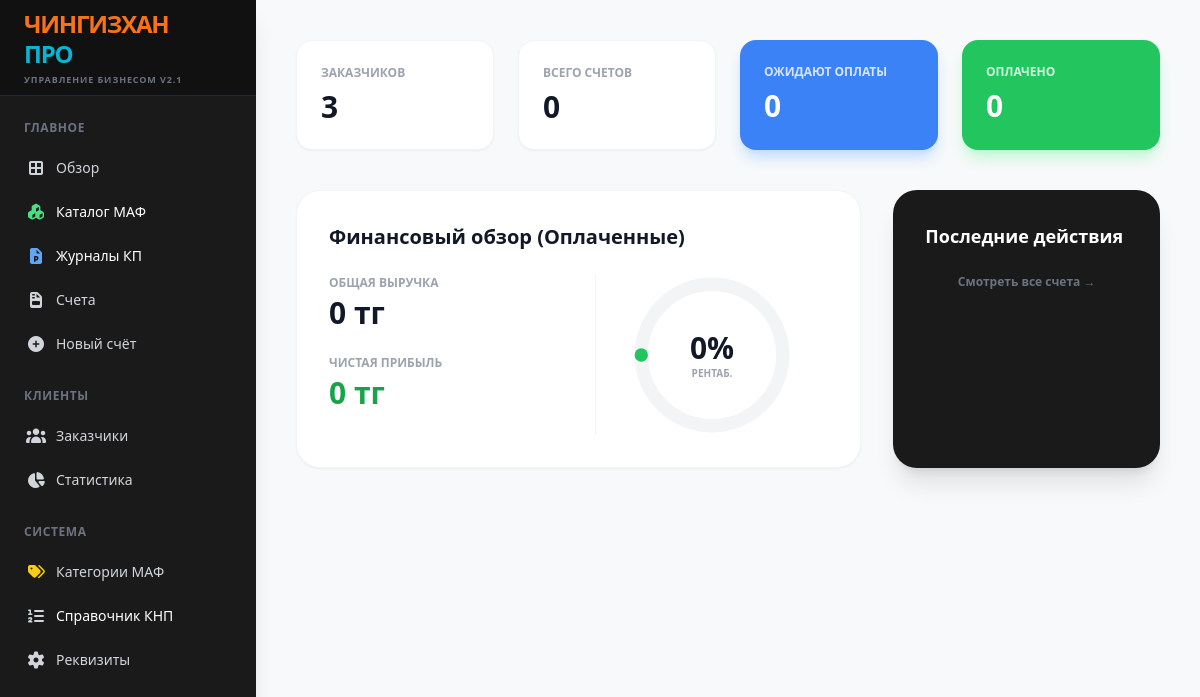
Before: / with the older database file.
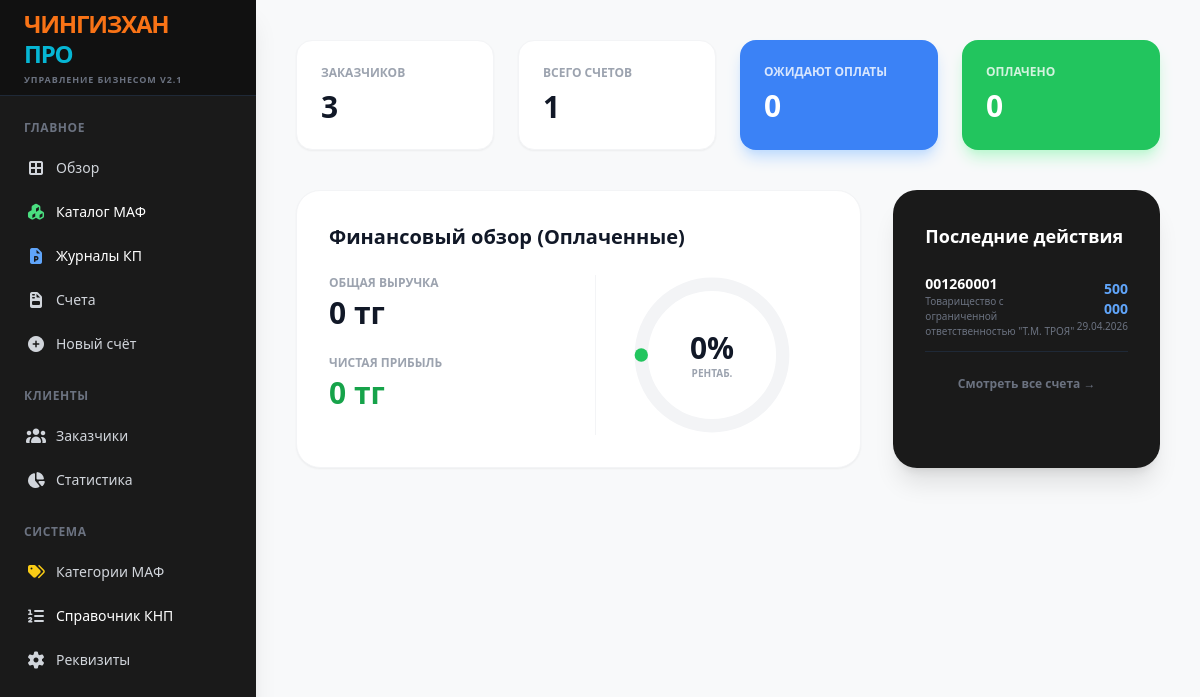
After: the same page with the newer database file.
### tables this page shows
CREATE TABLE invoices (id TEXT PRIMARY KEY, client_id TEXT, date TEXT, subtotal REAL, vat_rate REAL, vat_amount REAL, total REAL, status INTEGER DEFAULT 0, knp TEXT DEFAULT "859", markup REAL DEFAULT 0);

CREATE TABLE clients (id TEXT PRIMARY KEY, name TEXT, bin TEXT, contact TEXT, address TEXT);

### app.py (the view)
@app.route('/')
def dashboard():
    with sqlite3.connect(DB_NAME) as conn:
        c = conn.cursor()
        stats = {'clients': c.execute("SELECT COUNT(*) FROM clients").fetchone()[0], 'invoices': c.execute("SELECT COUNT(*) FROM invoices").fetchone()[0], 'drafts': c.execute("SELECT COUNT(*) FROM invoices WHERE status = 0").fetchone()[0], 'pending': c.execute("SELECT COUNT(*) FROM invoices WHERE status = 1").fetchone()[0], 'paid': c.execute("SELECT COUNT(*) FROM invoices WHERE status = 2").fetchone()[0]}
        paid_invoices = c.execute("SELECT id, total FROM invoices WHERE status = 2").fetchall()
        total_revenue = sum(inv[1] for inv in paid_invoices)
        total_costs = 0
        for inv in paid_invoices:
            costs = c.execute("SELECT SUM(value) FROM internal_costs WHERE invoice_id = ?", (inv[0],)).fetchone()[0]
            if costs: total_costs += costs
        fin_stats = {'revenue': total_revenue, 'costs': total_costs, 'profit': total_revenue - total_costs, 'margin': ((total_revenue - total_costs) / total_revenue * 100) if total_revenue > 0 else 0}
        recent = c.execute("SELECT i.id, c.name, i.date, i.total, i.status FROM invoices i LEFT JOIN clients c ON i.client_id = c.id ORDER BY i.date DESC LIMIT 5").fetchall()
    return render_template('dashboard.html', **stats, fin_stats=fin_stats, recent=recent)

### templates/dashboard.html
{% extends "base.html" %}
{% block content %}
<div class="p-10 max-w-7xl mx-auto">
    <div class="grid grid-cols-4 gap-6 mb-10">
        <div class="bg-white p-6 rounded-2xl shadow-sm border border-gray-100"><div class="text-gray-400 text-xs font-bold uppercase mb-2">Заказчиков</div><div class="text-3xl font-black text-gray-900">{{ clients }}</div></div>
        <div class="bg-white p-6 rounded-2xl shadow-sm border border-gray-100"><div class="text-gray-400 text-xs font-bold uppercase mb-2">Всего счетов</div><div class="text-3xl font-black text-gray-900">{{ invoices }}</div></div>
        <div class="bg-blue-500 p-6 rounded-2xl shadow-lg shadow-blue-200 text-white"><div class="opacity-80 text-xs font-bold uppercase mb-2">Ожидают оплаты</div><div class="text-3xl font-black">{{ pending }}</div></div>
        <div class="bg-green-500 p-6 rounded-2xl shadow-lg shadow-green-200 text-white"><div class="opacity-80 text-xs font-bold uppercase mb-2">Оплачено</div><div class="text-3xl font-black">{{ paid }}</div></div>
    </div>
    <div class="grid grid-cols-3 gap-8 mb-10">
        <div class="col-span-2 bg-white p-8 rounded-3xl shadow-sm border border-gray-100">
            <h3 class="text-xl font-black text-gray-900 mb-6">Финансовый обзор (Оплаченные)</h3>
            <div class="grid grid-cols-2 gap-8">
                <div class="space-y-6">
                    <div><p class="text-gray-400 text-xs font-bold uppercase mb-1">Общая выручка</p><p class="text-3xl font-black text-gray-900">{{ '{:,.0f}'.format(fin_stats.revenue).replace(',', ' ') }} тг</p></div>
                    <div><p class="text-gray-400 text-xs font-bold uppercase mb-1">Чистая прибыль</p><p class="text-3xl font-black text-green-600">{{ '{:,.0f}'.format(fin_stats.profit).replace(',', ' ') }} тг</p></div>
                </div>
                <div class="flex flex-col items-center justify-center border-l border-gray-100">
                    <div class="relative w-40 h-40">
                        <svg class="w-full h-full transform -rotate-90" viewBox="0 0 36 36">
                            <path class="text-gray-100" stroke-width="3" stroke="currentColor" fill="none" d="M18 2.0845 a 15.9155 15.9155 0 0 1 0 31.831 a 15.9155 15.9155 0 0 1 0 -31.831" />
                            <path class="text-green-500 transition-all duration-1000 ease-out" stroke-width="3" stroke-dasharray="{{ fin_stats.margin }}, 100" stroke-linecap="round" stroke="currentColor" fill="none" d="M18 2.0845 a 15.9155 15.9155 0 0 1 0 31.831 a 15.9155 15.9155 0 0 1 0 -31.831" />
                        </svg>
                        <div class="absolute inset-0 flex flex-col items-center justify-center">
                            <span class="text-3xl font-black text-gray-900">{{ fin_stats.margin|round|int }}%</span>
                            <span class="text-[10px] font-bold text-gray-400 uppercase">Рентаб.</span>
                        </div>
                    </div>
                </div>
            </div>
        </div>
        <div class="bg-[#1a1a1a] p-8 rounded-3xl shadow-xl text-white">
            <h3 class="text-lg font-bold mb-6">Последние действия</h3>
            <div class="space-y-4">
                {% for r in recent %}
                <div class="flex justify-between items-center border-b border-gray-800 pb-3">
                    <div><p class="font-bold text-sm">{{ r[0] }}</p><p class="text-[10px] text-gray-500">{{ r[1] }}</p></div>
                    <div class="text-right"><p class="font-bold text-sm text-blue-400">{{ '{:,.0f}'.format(r[3]).replace(',', ' ') }}</p><p class="text-[10px] text-gray-500">{{ r[2] }}</p></div>
                </div>
                {% endfor %}
            </div>
            <a href="/invoices" class="block text-center mt-6 text-xs font-bold text-gray-500 hover:text-white transition">Смотреть все счета →</a>
        </div>
    </div>
</div>
{% endblock %}

### templates/base.html (shortened to what this page needs)
<!DOCTYPE html>
<html lang="ru">
<head>
    <script src="{{ url_for('static', filename='css/tailwind.js') }}"></script>
    <link href="{{ url_for('static', filename='css/all.min.css') }}" rel="stylesheet">
</head>
<body class="bg-[#F8F9FA] flex h-screen font-sans">
    <aside class="w-64 bg-[#1a1a1a] text-gray-300 flex flex-col shadow-xl z-50">
        <div class="h-24 flex flex-col justify-center px-6 border-b border-gray-800 bg-[#111]">
            <h1 class="text-2xl font-black tracking-tighter leading-tight">
                <span style="color: #f97316;">ЧИНГИЗХАН</span><br>
                <span style="color: #06b6d4;">ПРО</span>
            </h1>
            <p class="text-[9px] font-bold text-gray-500 mt-1 uppercase tracking-widest">Управление бизнесом v2.1</p>
        </div>
        <nav class="flex-1 px-4 py-6 space-y-6 overflow-y-auto">
            <div>
                <p class="text-xs font-bold text-gray-500 mb-3 px-2 tracking-wider">ГЛАВНОЕ</p>
                <div class="space-y-1">
                    <a href="/" class="flex items-center px-2 py-2.5 rounded-md hover:bg-gray-800 transition"><i class="fas fa-th-large w-6 text-center"></i><span class="ml-2 text-sm font-medium">Обзор</span></a>
                    <a href="/catalog" class="flex items-center px-2 py-2.5 rounded-md hover:bg-gray-800 transition"><i class="fas fa-cubes w-6 text-center text-green-400"></i><span class="ml-2 text-sm font-medium text-white">Каталог МАФ</span></a>
                    <a href="/proposals" class="flex items-center px-2 py-2.5 rounded-md hover:bg-gray-800 transition"><i class="fas fa-file-powerpoint w-6 text-center text-blue-400"></i><span class="ml-2 text-sm font-medium text-white">Журналы КП</span></a>
                    <a href="/invoices" class="flex items-center px-2 py-2.5 rounded-md hover:bg-gray-800 transition"><i class="fas fa-file-invoice w-6 text-center"></i><span class="ml-2 text-sm font-medium">Счета</span></a>
                    <a href="/create_invoice" class="flex items-center px-2 py-2.5 rounded-md hover:bg-gray-800 transition"><i class="fas fa-plus-circle w-6 text-center"></i><span class="ml-2 text-sm font-medium">Новый счёт</span></a>
                </div>
            </div>
            <div>
                <p class="text-xs font-bold text-gray-500 mb-3 px-2 tracking-wider">КЛИЕНТЫ</p>
                <div class="space-y-1">
                    <a href="/clients" class="flex items-center px-2 py-2.5 hover:bg-gray-800 rounded-md transition"><i class="fas fa-users w-6 text-center"></i><span class="ml-2 text-sm font-medium">Заказчики</span></a>
                    <a href="/issued_invoices" class="flex items-center px-2 py-2.5 hover:bg-gray-800 rounded-md transition"><i class="fas fa-chart-pie w-6 text-center"></i><span class="ml-2 text-sm font-medium">Статистика</span></a>
                </div>
            </div>
            <div>
                <p class="text-xs font-bold text-gray-500 mb-3 px-2 tracking-wider">СИСТЕМА</p>
                <div class="space-y-1">
                    <a href="/categories" class="flex items-center px-2 py-2.5 hover:bg-gray-800 rounded-md transition"><i class="fas fa-tags w-6 text-center text-yellow-400"></i><span class="ml-2 text-sm font-medium">Категории МАФ</span></a>
                    <a href="/knp" class="flex items-center px-2 py-2.5 hover:bg-gray-800 rounded-md transition"><i class="fas fa-list-ol w-6 text-center"></i><span class="ml-2 text-sm font-medium text-white">Справочник КНП</span></a>
                    <a href="/settings" class="flex items-center px-2 py-2.5 hover:bg-gray-800 rounded-md transition"><i class="fas fa-cog w-6 text-center"></i><span class="ml-2 text-sm font-medium">Реквизиты</span></a>
                </div>
            </div>
        </nav>
    </aside>
    <main class="flex-1 overflow-y-auto">
        {% block content %}{% endblock %}
    </main>
</body>
</html>

Changed rows visible on the page:
added invoices: id "001260001", name "Товарищество с ограниченной ответственностью \"Т.М. ТРОЯ\"", total "500 000", date "29.04.2026"
Other visible differences:
{{ invoices }}: "0" → "1"
